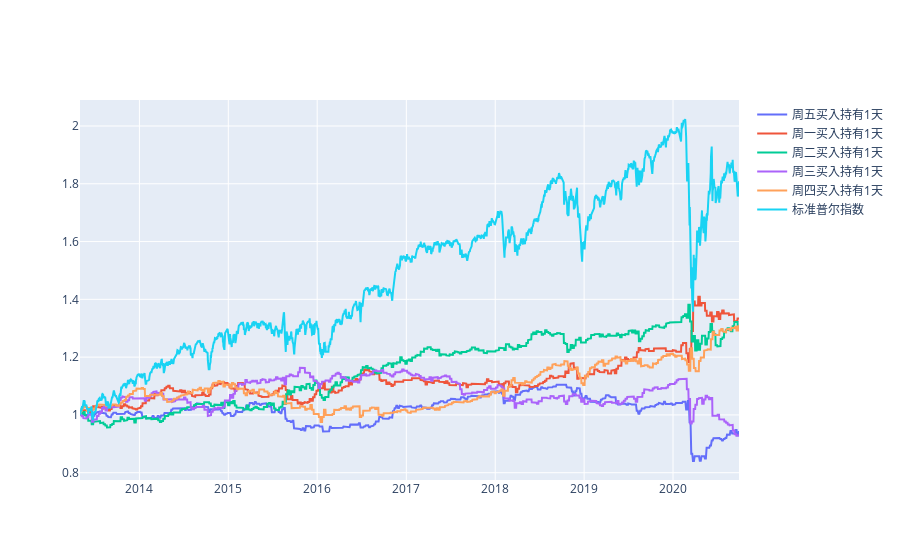

Write notebook code for a chart like this one.
### Markdown cell above
标普没有纳斯达克指数那么好，而且2020年疫情过后涨幅不如纳指，但大体上也算是一个持续上涨趋势了。

### Code cell
lstparams = []

for i in range(0, 5):
    buy0 = trdb2py.trading2_pb2.CtrlCondition(
        name='weekday2',
        vals=[lststart[i], calcweekday2val2(i + 1, 1)],
    )

    sell0 = trdb2py.trading2_pb2.CtrlCondition(
        name='weekday',
        vals=[trdb2py.nextWeekDay(lststart[i], 1)],
    )

    s0 = trdb2py.trading2_pb2.Strategy(
        name="normal",
        asset=trdb2py.str2asset(asset),
    )

    s0.buy.extend([buy0])
    s0.sell.extend([sell0])
    s0.paramsBuy.CopyFrom(paramsbuy)
    s0.paramsSell.CopyFrom(paramssell)
    s0.paramsInit.CopyFrom(paramsinit)        
    lstparams.append(trdb2py.trading2_pb2.SimTradingParams(
        assets=[trdb2py.str2asset(asset)],
        startTs=tsStart,
        endTs=tsEnd,
        strategies=[s0],
        title='{}买入持有{}天'.format(lsttitle[i], 1),
    ))
 
lstpnl1 = trdb2py.simTradings(trdb2cfg, lstparams)

trdb2py.showPNLs(lstpnl1 + [pnlBaseline], toImg=isStaticImg, width=width, height=height)

### Figure 1 — Plotly figure (JSON) as saved in the notebook; plotly's stock layout.template omitted (floating-point values rounded to 4 significant figures; data arrays with more than 128 entries replaced by an {"elided": "..."} marker saying what was removed)
{"data": [{"mode": "lines", "name": "周五买入持有1天", "type": "scatter", "x": {"elided": "1768 str values"}, "y": {"elided": "1768 float values"}}, {"mode": "lines", "name": "周一买入持有1天", "type": "scatter", "x": {"elided": "1768 str values"}, "y": {"elided": "1768 float values"}}, {"mode": "lines", "name": "周二买入持有1天", "type": "scatter", "x": {"elided": "1768 str values"}, "y": {"elided": "1768 float values"}}, {"mode": "lines", "name": "周三买入持有1天", "type": "scatter", "x": {"elided": "1768 str values"}, "y": {"elided": "1768 float values"}}, {"mode": "lines", "name": "周四买入持有1天", "type": "scatter", "x": {"elided": "1768 str values"}, "y": {"elided": "1768 float values"}}, {"mode": "lines", "name": "标准普尔指数", "type": "scatter", "x": {"elided": "1768 str values"}, "y": {"elided": "1768 float values"}}], "layout": {}}
